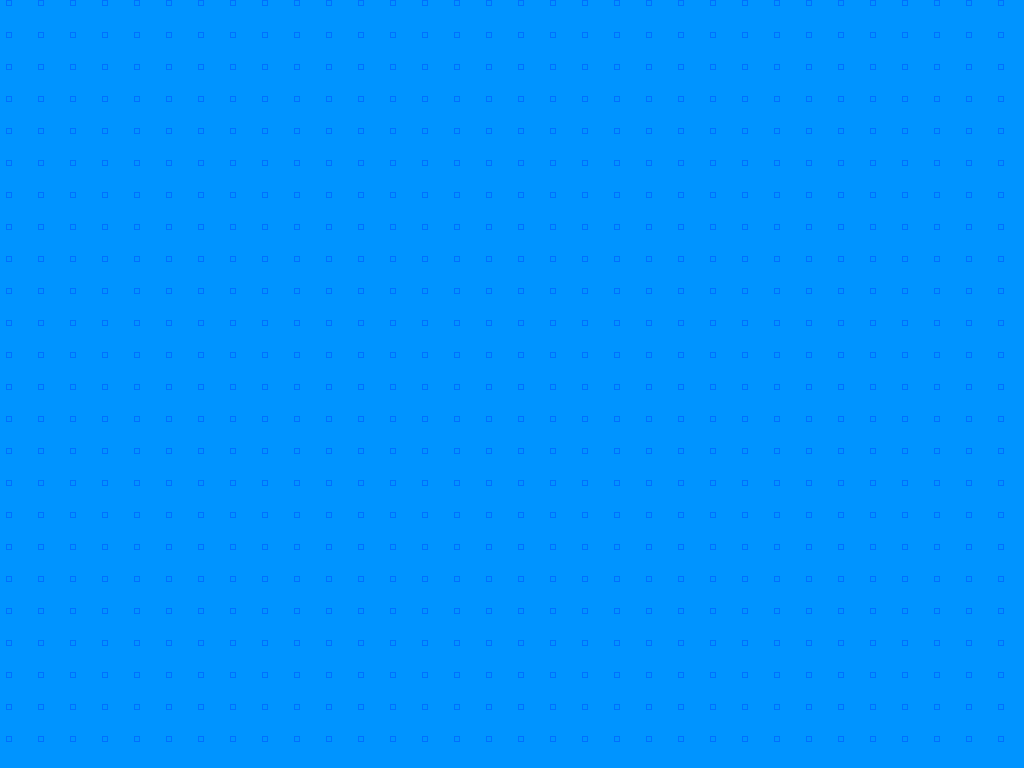

This game map was drawn from its Tiled (.tmx) file and the tilesets committed beside it. A one-line description and the trimmed map source follow:
An orthogonal 32x24 tile map with 32x32 px tiles, 1 tile layer (Tile Layer 1).

<map version="1.0" orientation="orthogonal" renderorder="right-down" width="32" height="24" tilewidth="32" tileheight="32">
 <tileset firstgid="1" name="square_anim" tilewidth="32" tileheight="32" spacing="2" margin="2">
  <image source="../tilesets/square_anim.png" width="240" height="138" />
  <tile id="0">
   <properties>
    <property name="anim:enabled" value="true" />
    <property name="anim:options" value="!!! start: 1 count: 16 time: 1000" />
   </properties>
  </tile>
 </tileset>
 <layer name="Tile Layer 1" width="32" height="24">
  <data>[768 cells, 768 non-empty, 1 distinct tile ids]</data>
 </layer>
</map>
